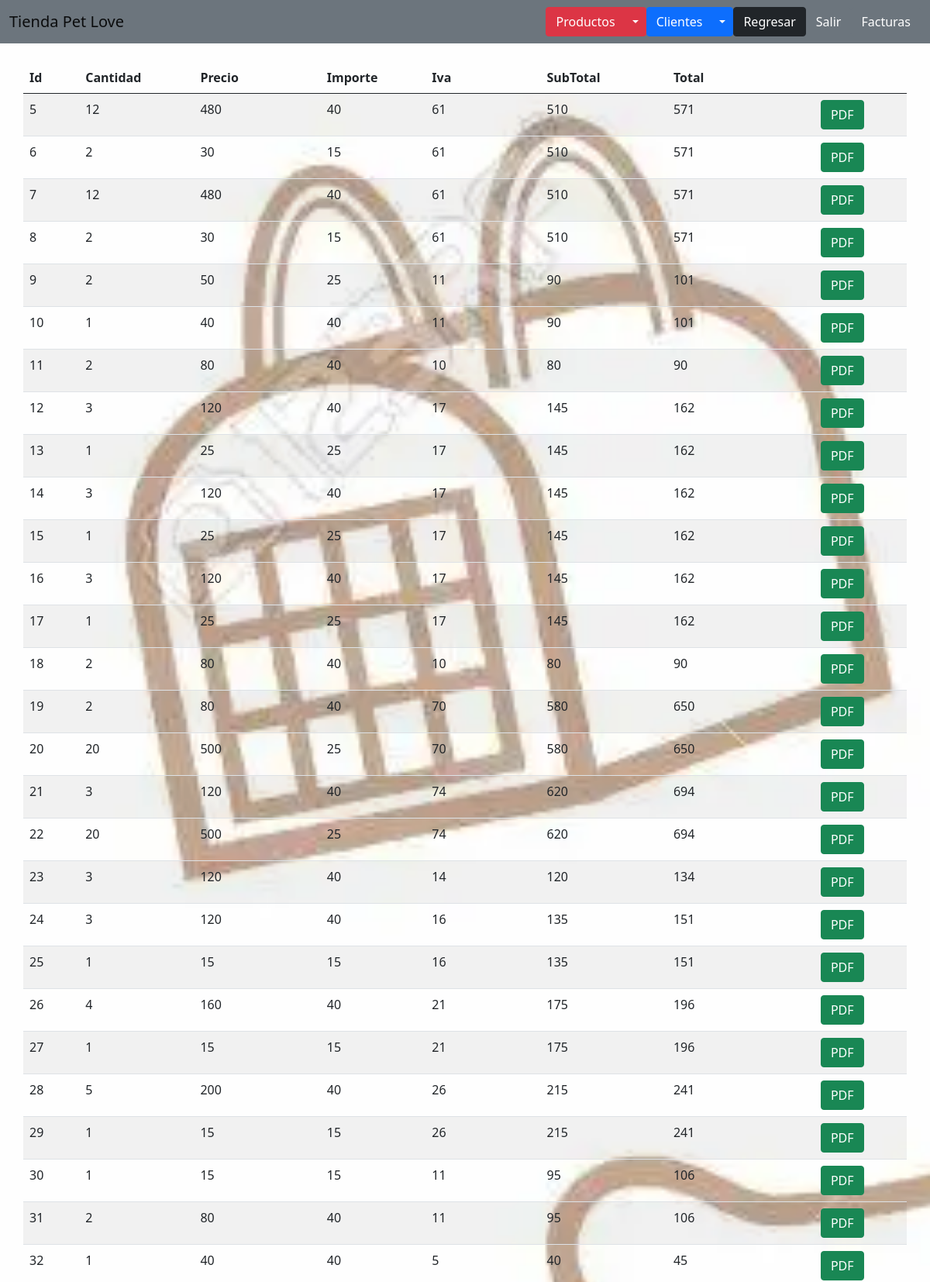
The app's page /todFacturas.php (upper part) with its own data.
### tables this page shows
CREATE TABLE `detalles` (
  `idd` int(11) NOT NULL,
  `cantidad` int(11) DEFAULT NULL,
  `precioventa` decimal(10,0) DEFAULT NULL,
  `importe` decimal(10,0) DEFAULT NULL,
  `idproducto` int(11) DEFAULT NULL,
  `idfactura` int(11) DEFAULT NULL
);

CREATE TABLE `facturas` (
  `idf` int(11) NOT NULL,
  `fecha` date DEFAULT NULL,
  `subtotal` decimal(10,0) DEFAULT NULL,
  `IVA` decimal(10,0) DEFAULT NULL,
  `total` decimal(10,0) DEFAULT NULL,
  `idcliente` int(11) DEFAULT NULL
);

### todFacturas.php (the view, shortened to what this page needs)
<?php
include("Plantillas/Encabezado.php");
include("Admin/BDD/Conexion.php");
$sql = "select d.idd, d.cantidad,d.precioventa, d.importe,f.IVA,f.subtotal,f.total
from facturas f, detalles d
where f.idf = d.idfactura ";
$result = $conn->query($sql);
?>
<div class="container">
    <div class="row">
        <table class="table table-striped table-inverse table-responsive">
            <thead class="thead-inverse">
                <tr>
                    <th>Id</th>
                    <th>Cantidad</th>
                    <th>Precio</th>
                    <th>Importe</th>
                    <th>Iva</th>
                    <th>SubTotal</th>
                    <th>Total</th>
                    <th></th>
                    <th></th>
                </tr>
            </thead>
            <tbody>
                <?php while ($r = $result->fetch_assoc()) { ?>
                    <tr>
                        <td><?php echo $r['idd']; ?> </td>
                        <td><?php echo $r['cantidad']; ?></td>
                        <td><?php echo $r['importe']; ?></td>
                        <td><?php echo $r['precioventa']; ?></td>
                        <td> <?php echo $r['IVA']; ?></td>
                        <td> <?php echo $r['subtotal']; ?></td>
                        <td> <?php echo $r['total']; ?></td>
                        <td>
                        </td>
                        <td>
                            <form action="factura.php" method="POST">
                                <button type="submit" class="btn btn-success" name="Enviar" value="Actualizar">PDF </button>
                            </form>
                        </td>
                    </tr>
                <?php
                }
                ?>
            </tbody>
        </table>
    </div>
</div>

### records on screen
detalles: idd "5", cantidad "12", importe "480", precioventa "40", idfactura.IVA "61", idfactura.subtotal "510", idfactura.total "571"
detalles: idd "6", cantidad "2", importe "30", precioventa "15", idfactura.IVA "61", idfactura.subtotal "510", idfactura.total "571"
detalles: idd "7", cantidad "12", importe "480", precioventa "40", idfactura.IVA "61", idfactura.subtotal "510", idfactura.total "571"
detalles: idd "8", cantidad "2", importe "30", precioventa "15", idfactura.IVA "61", idfactura.subtotal "510", idfactura.total "571"
detalles: idd "9", cantidad "2", importe "50", precioventa "25", idfactura.IVA "11", idfactura.subtotal "90", idfactura.total "101"
detalles: idd "10", cantidad "1", importe "40", precioventa "40", idfactura.IVA "11", idfactura.subtotal "90", idfactura.total "101"
detalles: idd "11", cantidad "2", importe "80", precioventa "40", idfactura.IVA "10", idfactura.subtotal "80", idfactura.total "90"
detalles: idd "12", cantidad "3", importe "120", precioventa "40", idfactura.IVA "17", idfactura.subtotal "145", idfactura.total "162"
detalles: idd "13", cantidad "1", importe "25", precioventa "25", idfactura.IVA "17", idfactura.subtotal "145", idfactura.total "162"
detalles: idd "14", cantidad "3", importe "120", precioventa "40", idfactura.IVA "17", idfactura.subtotal "145", idfactura.total "162"
detalles: idd "15", cantidad "1", importe "25", precioventa "25", idfactura.IVA "17", idfactura.subtotal "145", idfactura.total "162"
detalles: idd "16", cantidad "3", importe "120", precioventa "40", idfactura.IVA "17", idfactura.subtotal "145", idfactura.total "162"
detalles: idd "17", cantidad "1", importe "25", precioventa "25", idfactura.IVA "17", idfactura.subtotal "145", idfactura.total "162"
detalles: idd "18", cantidad "2", importe "80", precioventa "40", idfactura.IVA "10", idfactura.subtotal "80", idfactura.total "90"
detalles: idd "19", cantidad "2", importe "80", precioventa "40", idfactura.IVA "70", idfactura.subtotal "580", idfactura.total "650"
detalles: idd "20", cantidad "20", importe "500", precioventa "25", idfactura.IVA "70", idfactura.subtotal "580", idfactura.total "650"
detalles: idd "21", cantidad "3", importe "120", precioventa "40", idfactura.IVA "74", idfactura.subtotal "620", idfactura.total "694"
detalles: idd "22", cantidad "20", importe "500", precioventa "25", idfactura.IVA "74", idfactura.subtotal "620", idfactura.total "694"
detalles: idd "23", cantidad "3", importe "120", precioventa "40", idfactura.IVA "14", idfactura.subtotal "120", idfactura.total "134"
detalles: idd "24", cantidad "3", importe "120", precioventa "40", idfactura.IVA "16", idfactura.subtotal "135", idfactura.total "151"
detalles: idd "25", cantidad "1", importe "15", precioventa "15", idfactura.IVA "16", idfactura.subtotal "135", idfactura.total "151"
detalles: idd "26", cantidad "4", importe "160", precioventa "40", idfactura.IVA "21", idfactura.subtotal "175", idfactura.total "196"
detalles: idd "27", cantidad "1", importe "15", precioventa "15", idfactura.IVA "21", idfactura.subtotal "175", idfactura.total "196"
detalles: idd "28", cantidad "5", importe "200", precioventa "40", idfactura.IVA "26", idfactura.subtotal "215", idfactura.total "241"
detalles: idd "29", cantidad "1", importe "15", precioventa "15", idfactura.IVA "26", idfactura.subtotal "215", idfactura.total "241"
detalles: idd "30", cantidad "1", importe "15", precioventa "15", idfactura.IVA "11", idfactura.subtotal "95", idfactura.total "106"
detalles: idd "31", cantidad "2", importe "80", precioventa "40", idfactura.IVA "11", idfactura.subtotal "95", idfactura.total "106"
detalles: idd "32", cantidad "1", importe "40", precioventa "40", idfactura.IVA "5", idfactura.subtotal "40", idfactura.total "45"
